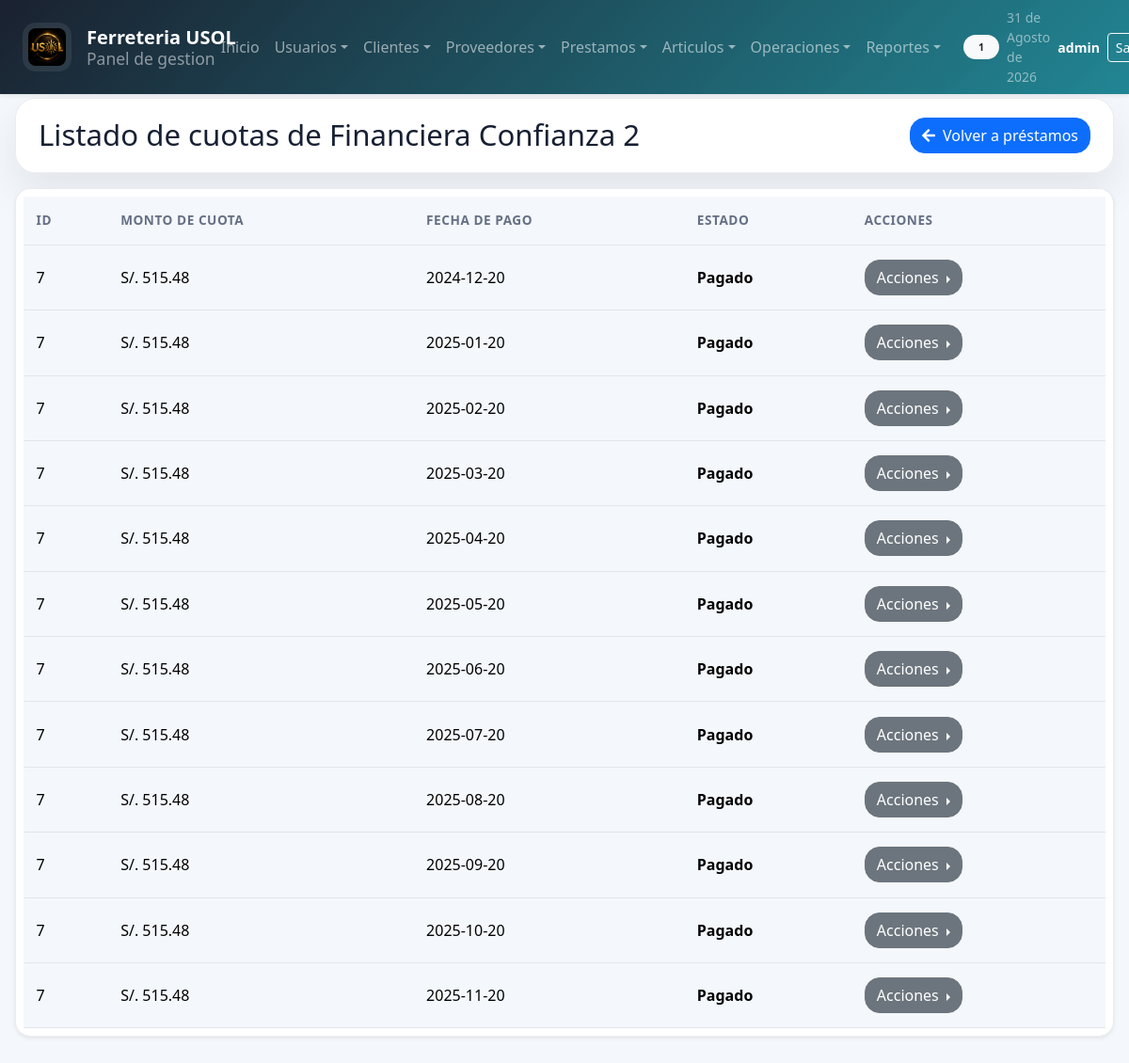
The page /sistema/prestamos/lista_cuotas.php?id=7 (signed in) on the database its author committed.
### tables this page shows
CREATE TABLE `prestamos` (
  `idPrestamo` int(11) NOT NULL AUTO_INCREMENT,
  `nombre` varchar(50) NOT NULL,
  `monto` float(8,2) NOT NULL,
  `montoPagar` float(8,2) NOT NULL,
  `fechaPrestamo` date NOT NULL,
  `cuotas` int(11) NOT NULL,
  `montoCuota` float(8,2) NOT NULL,
  `fechaCuota` date NOT NULL,
  `estado` tinyint(1) NOT NULL,
  `descripcion` varchar(50) NOT NULL,
  `idEmpleado` int(11) NOT NULL,
  PRIMARY KEY (`idPrestamo`),
  KEY `fk_empleado_3` (`idEmpleado`),
  CONSTRAINT `fk_empleado_3` FOREIGN KEY (`idEmpleado`) REFERENCES `empleados` (`IdEmpleado`)
);

CREATE TABLE `cuotas` (
  `idCuota` int(11) NOT NULL AUTO_INCREMENT,
  `montoCuota` float(8,2) NOT NULL,
  `fechaCuota` date NOT NULL,
  `estado` tinyint(1) NOT NULL,
  `idPrestamo` int(11) NOT NULL,
  PRIMARY KEY (`idCuota`),
  KEY `fk_prestamo` (`idPrestamo`),
  CONSTRAINT `fk_prestamo` FOREIGN KEY (`idPrestamo`) REFERENCES `prestamos` (`idPrestamo`)
);

### sistema/prestamos/lista_cuotas.php (the view, shortened to what this page needs)
<?php
    include "../../conexion.php";
    if(!empty($_REQUEST['id'])){
        $idPrestamo = $_REQUEST['id'];
        $query = mysqli_query($conexionDB,"
            SELECT *
            FROM cuotas
            WHERE idPrestamo = $idPrestamo");
        $result = mysqli_num_rows($query);
        $queryPrestamo = mysqli_query($conexionDB,"
            SELECT *
            FROM prestamos
            WHERE idPrestamo = $idPrestamo");
        $dataPrestamo = mysqli_fetch_array($queryPrestamo);
        $nombrePrestamista = $dataPrestamo['nombre'];
    }
?>
<!DOCTYPE html>
<html lang="es">
<head>
    <?php include "../includes/scripts_2.php"; ?>
</head>
<body>
    <?php include "../includes/header_2.php"; ?>
    <section id="container">
        <div class="title_container">
            <h1>Listado de cuotas de <?php echo $nombrePrestamista; ?></h1>
            <a href="lista_prestamos.php" class="btn_new"><i class="fas fa-arrow-left"></i> Volver a préstamos</a>
        </div>
        <div class="containerTable">
            <table class="table table-hover">
                <thead>
                    <tr>
                        <th>Id</th>
                        <th>Monto de cuota</th>
                        <th>Fecha de pago</th>
                        <th>Estado</th>
                        <th>Acciones</th>
                    </tr>
                </thead>
                <tbody>
                    <?php
                    if($result > 0){
                        while($data = mysqli_fetch_array($query)){
                    ?>
                    <tr>
                        <td><?php echo $data['idPrestamo'] ?></td>
                        <td>S/. <?php echo $data['montoCuota']; ?></td>
                        <td><?php echo $data['fechaCuota']; ?></td>
                        <?php
                            $estado = $data['estado'];
                            if($estado){
                                ?>
                                <td class="pagado"><?php echo "Pagado"; ?></td>
                                <?php
                            }else{
                                ?>
                                <td class="pendiente"><?php echo "Pendiente"; ?></td>
                                <?php
                            }
                        ?>
                        <td>
                            <div class="btn-group dropend">
                                <button class="btn btn-secondary dropdown-toggle" type="button" data-bs-toggle="dropdown" aria-expanded="false">
                                    Acciones
                                </button>
                            </div>
                        </td>
                    </tr>
                    <?php
                        }
                    }
                    ?>
                </tbody>
            </table>
        </div>
    </section>
</body>
</html>

### sistema/css/style.css (style rules this page uses)
:root, [data-bs-theme=light] { --bs-primary: #0f7b8a; --bs-primary-rgb: 15, 123, 138; --bs-secondary: #475467; --bs-secondary-rgb: 71, 84, 103; --bs-success: #15803d; --bs-info: #0ea5e9; --bs-warning: #d97706; --bs-danger: #dc2626; --bs-dark: #111827; --bs-body-bg: #f4f7fb; --bs-body-color: #172033; --bs-border-color: rgba(15, 23, 42, 0.08); --bs-border-radius: 1rem; --bs-border-radius-lg: 1.35rem; --bs-box-shadow: 0 20px 45px rgba(15, 23, 42, 0.08); --app-surface: rgba(255, 255, 255, 0.96); --app-muted: #667085; }
* { box-sizing: border-box; }
html { scroll-behavior: smooth; }
body { min-height: 100vh; background: var(--bs-body-bg); color: var(--bs-body-color); font-family: "Segoe UI", Tahoma, Geneva, Verdana, sans-serif; }
a { text-decoration: none; }
#container { padding: 6.5rem 1rem 2rem; }
.title_container, .header_container, .info_caja, .chart-container, .divInfoSistema, .containerDataUser, .containerDataEmpresa, .data_delete { background: var(--app-surface); border: 1px solid var(--bs-border-color); border-radius: var(--bs-border-radius-lg); box-shadow: var(--bs-box-shadow); }
.title_container { padding: 1.25rem 1.5rem; margin-bottom: 1rem; }
.title_container h1, #container > h1 { margin: 0; font-size: clamp(1.5rem, 1.2rem + 1vw, 2.2rem); }
.containerTable { margin-bottom: 1.5rem; }
.containerTable table { min-width: 780px; }
.table > :not(caption) > * > * { padding: 0.95rem 0.85rem; }
.table thead th { color: var(--app-muted); font-size: 0.85rem; font-weight: 700; text-transform: uppercase; letter-spacing: 0.04em; }
.btn_new, .btn_pdf, .btn_excel, .btn_save, .btn_save_1, .link_delete_1 { display: inline-flex; align-items: center; justify-content: center; gap: 0.5rem; }
.pagado, .saldo, .pendiente, .anulado { font-weight: 700; }
.pagado { color: var(--bs-success); }

### rows shown on the page
prestamos: nombre "Financiera Confianza 2"
cuotas: idPrestamo "7", montoCuota "515.48", fechaCuota "2024-12-20", estado "Pagado"
cuotas: idPrestamo "7", montoCuota "515.48", fechaCuota "2025-01-20", estado "Pagado"
cuotas: idPrestamo "7", montoCuota "515.48", fechaCuota "2025-02-20", estado "Pagado"
cuotas: idPrestamo "7", montoCuota "515.48", fechaCuota "2025-03-20", estado "Pagado"
cuotas: idPrestamo "7", montoCuota "515.48", fechaCuota "2025-04-20", estado "Pagado"
cuotas: idPrestamo "7", montoCuota "515.48", fechaCuota "2025-05-20", estado "Pagado"
cuotas: idPrestamo "7", montoCuota "515.48", fechaCuota "2025-06-20", estado "Pagado"
cuotas: idPrestamo "7", montoCuota "515.48", fechaCuota "2025-07-20", estado "Pagado"
cuotas: idPrestamo "7", montoCuota "515.48", fechaCuota "2025-08-20", estado "Pagado"
cuotas: idPrestamo "7", montoCuota "515.48", fechaCuota "2025-09-20", estado "Pagado"
cuotas: idPrestamo "7", montoCuota "515.48", fechaCuota "2025-10-20", estado "Pagado"
cuotas: idPrestamo "7", montoCuota "515.48", fechaCuota "2025-11-20", estado "Pagado"

### other values the page prints
$_SESSION['rol_name'] "1"
fechaC() "31 de Agosto de 2026"
$_SESSION['user'] "admin"
